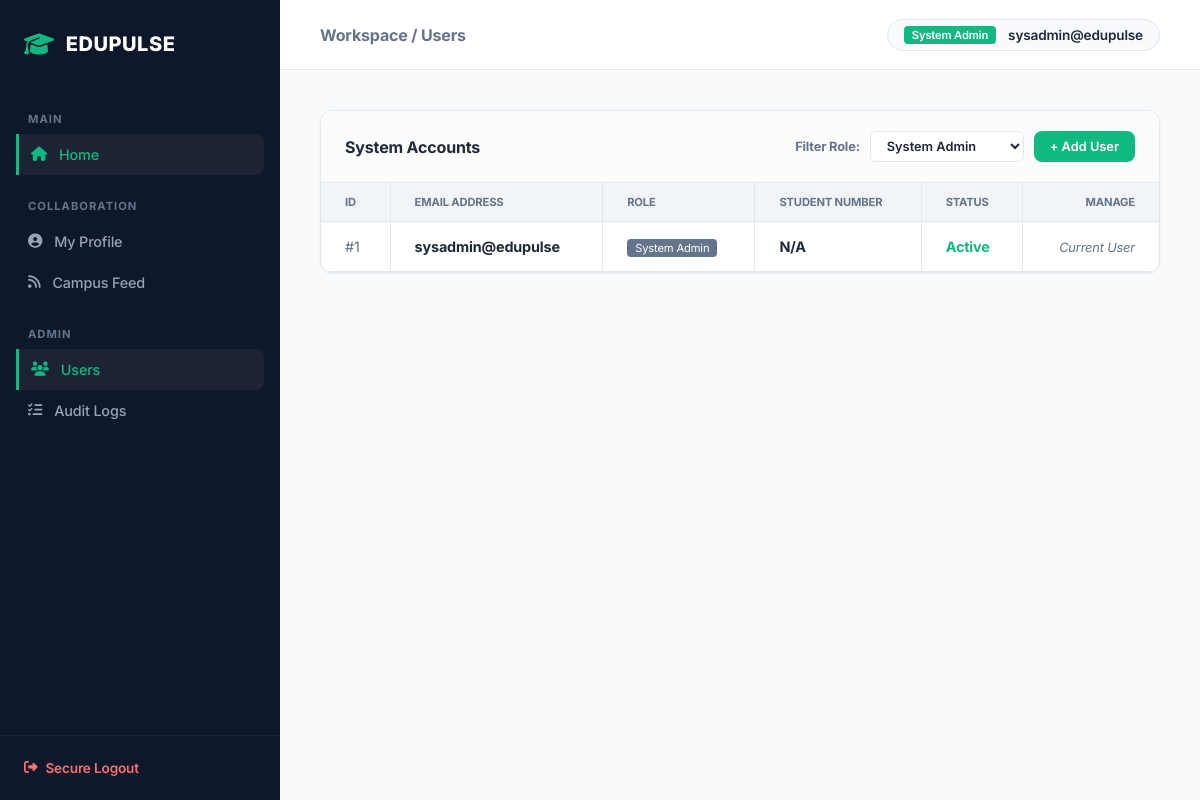
Page /dashboard.php?view=users (signed in) on the committed database.
### tables this page shows
CREATE TABLE `users` (
  `id` int(10) UNSIGNED NOT NULL,
  `email` varchar(191) NOT NULL,
  `password` varchar(255) DEFAULT NULL,
  `role` varchar(50) NOT NULL,
  `auth_provider` varchar(50) DEFAULT 'local',
  `provider_id` varchar(255) DEFAULT NULL,
  `status` varchar(20) DEFAULT 'Active',
  `student_number` varchar(50) DEFAULT NULL
);

### dashboard.php (the view, shortened to what this page needs)
<?php
require_once 'config/db.php';
$selected_section = isset($_GET['section']) ? $_GET['section'] : null;
$view = isset($_GET['view']) ? $_GET['view'] : null;
?>
<!DOCTYPE html>
<html lang="en">
<head>
    <link rel="stylesheet" href="https://cdnjs.cloudflare.com/ajax/libs/font-awesome/6.4.0/css/all.min.css">
</head>
<body>
    <?php include 'includes/sidebar.php'; ?>
    <div class="main-wrapper">
        <header class="top-nav">
            <div style="font-weight: 700; color: var(--text-muted);">
                Workspace / <?php
                    if ($view) echo ucfirst($view);
                    else echo $selected_section ? "Section $selected_section" : "Overview";
                ?>
            </div>
            <div class="user-pill">
                <span class="badge"><?php echo $user_role; ?></span>
                <?php echo htmlspecialchars($user_email); ?>
            </div>
        </header>
        <main class="content-area">
            <?php if ($user_role === 'System Admin'): ?>
                <?php if ($view === 'users'): ?>
                    <?php $filter_role = isset($_GET['filter_role']) ? $_GET['filter_role'] : 'System Admin'; ?>
                    <div class="data-card">
                        <div class="card-header" style="display: flex; justify-content: space-between; align-items: center;">
                            <h3 style="font-size: 1rem; margin: 0;">System Accounts</h3>
                            <div style="display: flex; align-items: center; gap: 10px;">
                                <label style="font-size: 0.8rem; font-weight: 700; color: var(--text-muted);">Filter Role:</label>
                                <select onchange="window.location.href = '?view=users&filter_role=' + encodeURIComponent(this.value)" style="padding: 6px 12px; border: 1px solid var(--border-color); border-radius: 6px; font-size: 0.8rem; background: white; font-weight: 600; outline: none; cursor: pointer; color: var(--text-color);">
                                    <option value="System Admin" <?php if ($filter_role === 'System Admin') echo 'selected'; ?>>System Admin</option>
                                </select>
                                <button onclick="document.getElementById('addUserModal').style.display='flex'" class="btn-save" style="padding: 8px 16px; font-size: 0.8rem; margin: 0;">+ Add User</button>
                            </div>
                        </div>
                        <table>
                            <thead><tr><th>ID</th><th>Email Address</th><th>Role</th><th>Student Number</th><th>Status</th><th style="text-align: right;">Manage</th></tr></thead>
                            <tbody>
                                <?php
                                if ($filter_role === 'All') {
                                    $users_res = $conn->query("SELECT id, email, role, student_number FROM users");
                                } else {
                                    if ($filter_role === 'Faculty' || $filter_role === 'Teacher') {
                                        $stmt = $conn->prepare("SELECT id, email, role, student_number FROM users WHERE role IN ('Teacher', 'Faculty')");
                                    } else {
                                        $stmt = $conn->prepare("SELECT id, email, role, student_number FROM users WHERE role = ?");
                                        $stmt->bind_param("s", $filter_role);
                                    }
                                    $stmt->execute();
                                    $users_res = $stmt->get_result();
                                }
                                while($u = $users_res->fetch_assoc()): ?>
                                    <tr>
                                        <td style="color: var(--text-muted);">#<?php echo $u['id']; ?></td>
                                        <td><strong><?php echo htmlspecialchars($u['email']); ?></strong></td>
                                        <td><span class="badge" style="background:#64748b;"><?php echo $u['role']; ?></span></td>
                                        <td><strong><?php echo htmlspecialchars($u['student_number'] ?? 'N/A'); ?></strong></td>
                                        <td><span style="color:var(--primary); font-weight:700;">Active</span></td>
                                        <td style="text-align: right;">
                                            <?php if ($u['email'] !== $user_email): ?>
                                                <form method="POST" style="display:inline;" onsubmit="return confirm('Permanently delete user <?php echo htmlspecialchars($u['email']); ?>?');">
                                                    <input type="hidden" name="user_to_delete" value="<?php echo $u['id']; ?>">
                                                    <button type="submit" name="delete_user" class="action-link" style="background:none; border:none; padding:0; color: var(--danger); cursor: pointer;"><i class="fa-solid fa-trash"></i></button>
                                                </form>
                                            <?php else: ?>
                                                <span style="color: var(--text-muted); font-size: 0.8rem; font-style: italic;">Current User</span>
                                            <?php endif; ?>
                                        </td>
                                    </tr>
                                <?php endwhile; ?>
                            </tbody>
                        </table>
                    </div>
                <?php endif; ?>
            <?php endif; ?>
        </main>
    </div>
</body>
</html>

### dashboard.php (style rules this page uses)
:root { --sidebar-bg: #0f172a; --primary: #10b981; --bg-main: #f8fafc; --border-color: #e2e8f0; --text-main: #1e293b; --text-muted: #64748b; --slate-700: #334155; --note-bg: #f0fdf4; --danger: #ef4444; }
* { margin: 0; padding: 0; box-sizing: border-box; font-family: 'Inter', sans-serif; }
body { display: flex; height: 100vh; background-color: var(--bg-main); color: var(--text-main); letter-spacing: -0.01em; }
.main-wrapper { flex: 1; display: flex; flex-direction: column; overflow-y: auto; }
.top-nav { height: 70px; background: white; border-bottom: 1px solid var(--border-color); display: flex; align-items: center; justify-content: space-between; padding: 0 40px; position: sticky; top: 0; z-index: 10; }
.user-pill { display: flex; align-items: center; gap: 12px; padding: 6px 16px; background: var(--bg-main); border: 1px solid var(--border-color); border-radius: 99px; font-size: 0.85rem; font-weight: 600; }
.badge { background: var(--primary); color: white; padding: 2px 8px; border-radius: 4px; font-size: 0.7rem; }
.content-area { padding: 40px; }
.data-card { background: white; border-radius: 12px; border: 1px solid var(--border-color); box-shadow: 0 1px 3px rgba(0,0,0,0.05); overflow: hidden; margin-bottom: 24px; }
.card-header { padding: 20px 24px; border-bottom: 1px solid var(--border-color); background: #fcfcfc; display: flex; justify-content: space-between; align-items: center; }
table { width: 100%; border-collapse: collapse; }
th { background: #f1f5f9; padding: 12px 24px; text-align: left; font-size: 0.7rem; font-weight: 700; text-transform: uppercase; color: var(--text-muted); white-space: nowrap; border-bottom: 1px solid var(--border-color); border-right: 1px solid var(--border-color); }
th:last-child { border-right: none; }
td { padding: 16px 24px; border-bottom: 1px solid var(--border-color); font-size: 0.9rem; white-space: nowrap; border-right: 1px solid var(--border-color); }
td:last-child { border-right: none; }
.btn-save { background: var(--primary); color: white; border: none; padding: 12px 24px; border-radius: 8px; font-weight: 600; cursor: pointer; transition: 0.2s; }

### rows in the picture
users: id "1", email "sysadmin@edupulse", role "System Admin", student_number "N/A", shows "Current User"

### other values in the picture
$view "Users"
$user_role "System Admin"
$user_email "sysadmin@edupulse"
